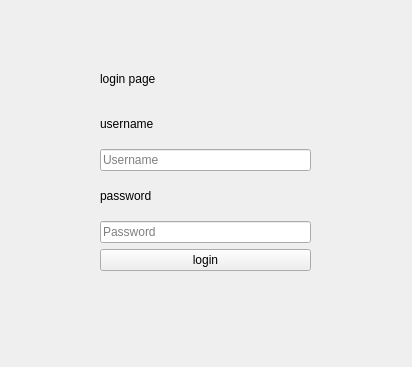
<?xml version="1.0" encoding="UTF-8"?>
<ui version="4.0">
 <class>MainWindow</class>
 <widget class="QMainWindow" name="MainWindow">
  <property name="geometry">
   <rect>
    <x>0</x>
    <y>0</y>
    <width>412</width>
    <height>367</height>
   </rect>
  </property>
  <property name="windowTitle">
   <string>MainWindow</string>
  </property>
  <widget class="QWidget" name="centralwidget">
   <widget class="QWidget" name="verticalLayoutWidget">
    <property name="geometry">
     <rect>
      <x>100</x>
      <y>60</y>
      <width>211</width>
      <height>211</height>
     </rect>
    </property>
    <layout class="QVBoxLayout" name="verticalLayout">
     <item>
      <widget class="QLabel" name="label">
       <property name="text">
        <string>login page</string>
       </property>
      </widget>
     </item>
     <item>
      <widget class="QLabel" name="label_2">
       <property name="text">
        <string>username</string>
       </property>
      </widget>
     </item>
     <item>
      <widget class="QLineEdit" name="username_entry">
       <property name="text">
        <string/>
       </property>
       <property name="placeholderText">
        <string>Username</string>
       </property>
      </widget>
     </item>
     <item>
      <widget class="QLabel" name="label_3">
       <property name="text">
        <string>password</string>
       </property>
      </widget>
     </item>
     <item>
      <widget class="QLineEdit" name="password_entry">
       <property name="echoMode">
        <enum>QLineEdit::Password</enum>
       </property>
       <property name="placeholderText">
        <string>Password</string>
       </property>
      </widget>
     </item>
     <item>
      <widget class="QPushButton" name="submit_form">
       <property name="text">
        <string>login</string>
       </property>
      </widget>
     </item>
    </layout>
   </widget>
  </widget>
 </widget>
 <resources/>
 <connections/>
</ui>
